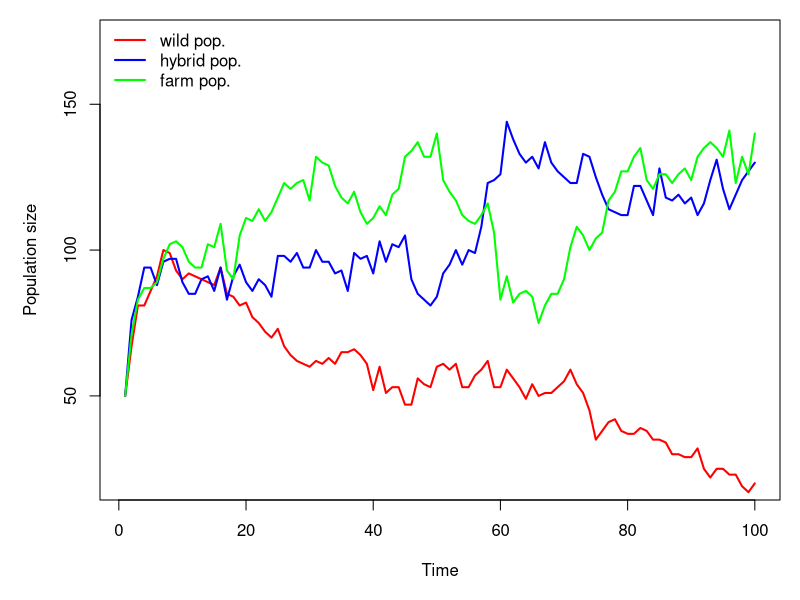
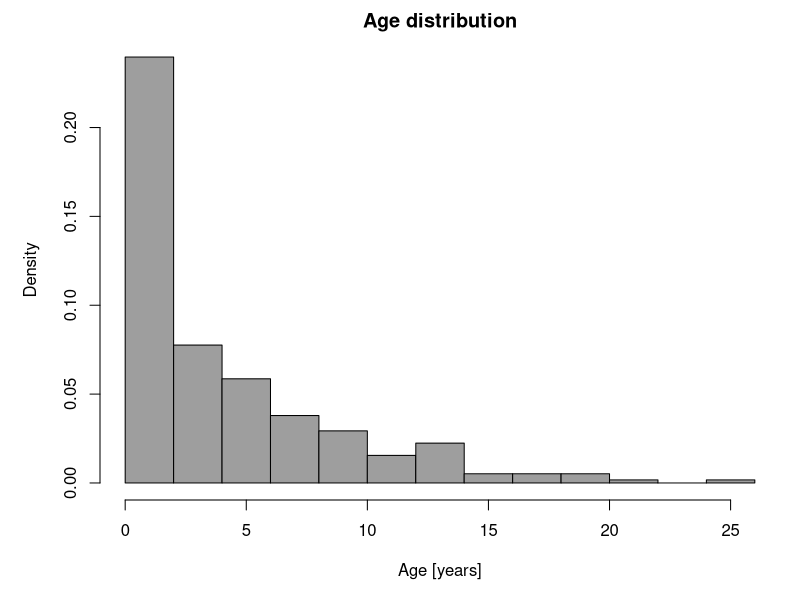

Write R code to recreate these figures, in order.
######################################
### Population dynamics parameters ###
######################################

Colors <- c("wild", "hybrid", "farm") # population phenotypes
tmax <- 100 # maximum time duration of simulation
n.initial <- 50*length(Colors) # inital population size
CC <- 500 # carrying capacity of offspring
M <- 0.2 # natural mortality


#########################
### Process functions ###
#########################

# Creation
make.inds <- function(id=NaN, color=NaN, age=NaN){
  inds <- data.frame(id = id, color = color, age = 0) # give then starting attributes (id, color, age)
  inds
}

# Growth
grow.inds <- function(inds){
  inds$age <- inds$age + 1 # advance age by one
  inds
}

# Reproduction (breeding, inheritance)
reproduce.inds <- function(inds){
  n.eggs <- rlnorm(nrow(inds), mean=0.01, sd=0.7) # how many offspring per adult
  n.eggs <- round(n.eggs * (1 - sum(n.eggs)/CC)) # mediate by carrying capacity
  if(sum(n.eggs) > 0){
    motherRow <- rep(seq(nrow(inds)), times=n.eggs) # mother's row
    offspring <- make.inds(id=seq(max(inds$id)+1, length.out=sum(n.eggs))) # make offspring
    offspring$color <- inds$color[motherRow] # inherit color
    inds <- rbind(inds, offspring) # add new offspring to adults
  }
  inds
}

# Mortality
kill.inds <- function(inds){
  pDeath <- 1 - exp(-M) # prob. of death
  kill <- which(runif(nrow(inds)) < pDeath) # kill these ones
  inds <- inds[-kill,]
  inds
}


###################
### Simulation ####
###################

# Initial population
inds <- make.inds(id=1:n.initial, color=as.factor(array(Colors, dim=n.initial)))
head(inds, 10)

# Object for storing results (population size in time)
N <- array(NaN, dim=c(tmax, length(Colors)))
colnames(N) <- Colors
N[1,] <- summary(inds$color)

# Run 
set.seed(1) # optional starting seed
for(t in 2:tmax){ 
  # population processes
  inds <- grow.inds(inds)
  inds <- reproduce.inds(inds)
  inds <- kill.inds(inds)
  
  # store results
  N[t,] <- summary(inds$color)
  print(paste("time =", t, "; n = ", sum(N[t,])))
  
  # break when one phenotype dominates
  if(sum(N[t,] > 0) == 1) {break}
}
N <- N[1:t,] # remove excess rows of results object


##############
#### Plots ###
##############
# Population sizes
png("pop_size.png", width=5, height=5, res=300, units="in", type="cairo")
op <- par(mar=c(5,5,1,1))
ylim <- 1.2 * range(N)
Time <- seq(nrow(N))
plot(Time, N[,1], t="n", lwd=2, col=4, ylim=ylim, ylab="Population size")
for(i in seq(Colors)){
  lines(Time, N[,i], col=c("red", "blue", "green")[i], lwd=2)
}
legend("topleft", legend=paste(Colors, "pop."), lwd=2, col=c("red", "blue", "green"), bty="n")
par(op)
dev.off()

# Age distribution of final population
png("age_dist.png", width=5, height=5, res=300, units="in", type="cairo")
op <- par(mar=c(5,5,2,1))
hist(inds$age, freq=FALSE, col=8, xlab="Age [years]", main="Age distribution")
par(op)
dev.off()